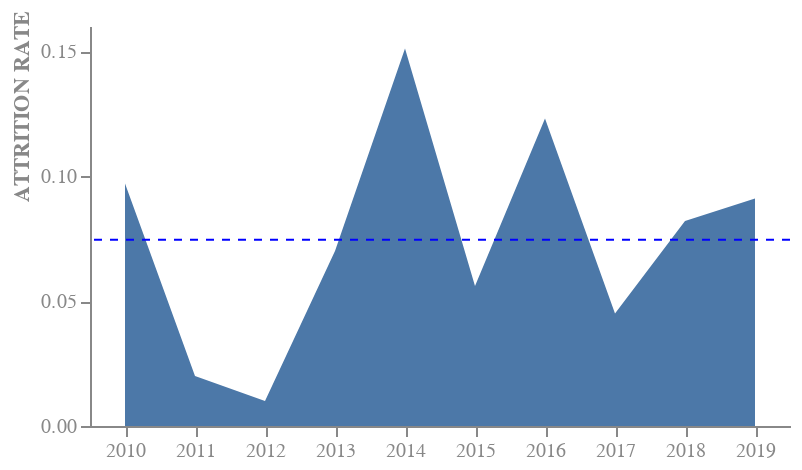

Write notebook code for a chart like this one.
### Markdown cell above
![Alt text](\Images\2_5d.png)

### Code cell
area = base.mark_area().encode(
    x = alt.X('Year:O',
              axis = alt.Axis(labelAngle = 0, labelColor = '#888888', titleColor = '#888888'),
              title = None), 
    y = alt.Y('Attrition Rate',
              axis = alt.Axis(grid = False, titleY = 40, labelColor = "#888888", titleColor = '#888888'), 
              title = "ATTRITION RATE"
              )
    )

final = area + rule
final.properties(
    width = 350,
    height = 200
).configure_view(stroke = None)

### Figure 1 — Vega-Lite specification as saved in the notebook (floating-point values rounded to 4 significant figures)
{"config": {"view": {"continuousWidth": 300, "continuousHeight": 300, "stroke": null}}, "layer": [{"mark": {"type": "area"}, "encoding": {"x": {"axis": {"labelAngle": 0, "labelColor": "#888888", "titleColor": "#888888"}, "field": "Year", "title": null, "type": "ordinal"}, "y": {"axis": {"grid": false, "labelColor": "#888888", "titleColor": "#888888", "titleY": 40}, "field": "Attrition Rate", "title": "ATTRITION RATE", "type": "quantitative"}}}, {"mark": {"type": "rule", "color": "blue", "strokeDash": [4, 4]}, "encoding": {"y": {"aggregate": "mean", "field": "Attrition Rate", "type": "quantitative"}}}], "data": {"name": "data-0a7ed12b3693b0f6b7061ff4e2683f48"}, "height": 200, "width": 350, "$schema": "https://vega.github.io/schema/vega-lite/v5.8.0.json", "datasets": {"data-0a7ed12b3693b0f6b7061ff4e2683f48": [{"Year": 2019, "Attrition Rate": 0.091}, {"Year": 2018, "Attrition Rate": 0.082}, {"Year": 2017, "Attrition Rate": 0.045}, {"Year": 2016, "Attrition Rate": 0.123}, {"Year": 2015, "Attrition Rate": 0.056}, {"Year": 2014, "Attrition Rate": 0.151}, {"Year": 2013, "Attrition Rate": 0.07}, {"Year": 2012, "Attrition Rate": 0.01}, {"Year": 2011, "Attrition Rate": 0.02}, {"Year": 2010, "Attrition Rate": 0.097}]}}
